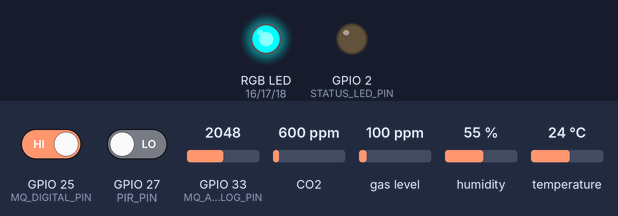
Bench run of a sketch on a simulated ESP32. Parts: an RGB LED mixed from three pins (HIGH = lit), output pins drawn as LEDs (lit = HIGH). Inputs (shaded band) come from the test bench; at power-on: GPIO 25 (MQ_DIGITAL_PIN) HIGH, GPIO 27 (PIR_PIN) LOW, GPIO 33 (MQ_ANALOG_PIN) = 2048, CO2 600 ppm, gas level 100 ppm, humidity 55 %, temperature 24 °C (analog values on the 0–4095 scale). What the sketch prints to the serial monitor is not drawn.

Above: at 2.8 s.
2.9 s: GPIO 25 (MQ_DIGITAL_PIN) driven LOW
At 12.5 s:
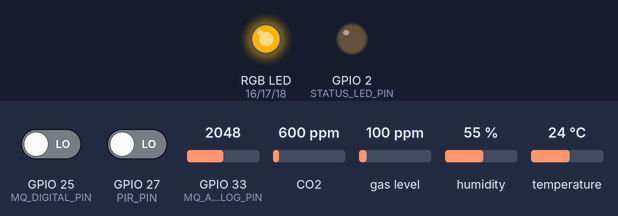
13.1 s: GPIO 25 (MQ_DIGITAL_PIN) driven HIGH
At 22.1 s:
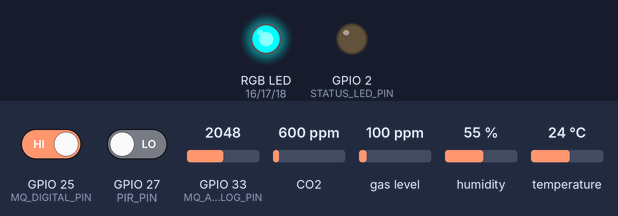
23.2 s: GPIO 27 (PIR_PIN) driven HIGH
At 32.8 s:
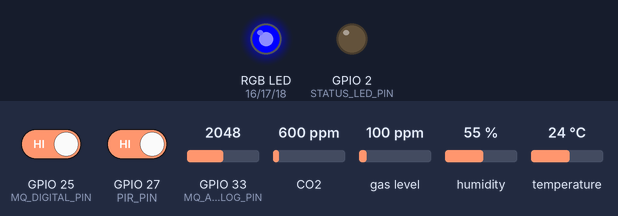
Timing chart, 0 to 34.3 s (numbered marks = the images above; inputs shaded):
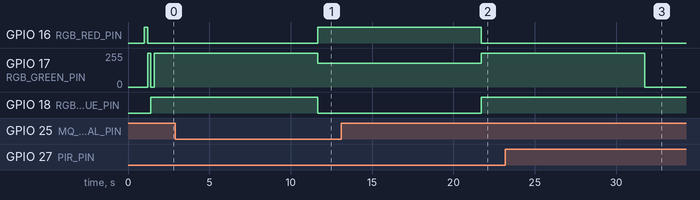

Measured:
- after the input at 2.9 s, GPIO 16 (RGB_RED_PIN): LOW → HIGH after 8.8 s; GPIO 17 (RGB_GREEN_PIN): 255/255 → 179/255 after 8.8 s; GPIO 18 (RGB_BLUE_PIN): HIGH → LOW after 8.8 s
- after the input at 13.1 s, GPIO 16 (RGB_RED_PIN): HIGH → LOW after 8.6 s; GPIO 17 (RGB_GREEN_PIN): 179/255 → 255/255 after 8.6 s; GPIO 18 (RGB_BLUE_PIN): LOW → HIGH after 8.6 s
- after the input at 23.2 s, GPIO 17 (RGB_GREEN_PIN): 255/255 → 0/255 after 8.6 s

The sketch:

t_series.ino
```cpp
#include <Arduino.h>
#include <WiFi.h>
#include <HTTPClient.h>
#include <Wire.h>
#include <DHT.h>
#include <Adafruit_SGP30.h>

#if __has_include("config.h")
#include "config.h"
#define SMART_HOME_HAS_CONFIG 1
#else
#define SMART_HOME_HAS_CONFIG 0
#define WIFI_SSID ""
#define WIFI_PASSWORD ""
#define API_URL ""
#define DEVICE_API_TOKEN ""
#define DEVICE_ID "t-series-001"
#endif

#ifndef DEVICE_ID
#define DEVICE_ID "t-series-001"
#endif

const char *SERIES_KEY = "t_series";
const char *FIRMWARE_VERSION = "0.2.0";

constexpr uint8_t DHT_PIN = 4;
constexpr uint8_t DHT_TYPE = DHT22;
constexpr uint8_t I2C_SDA_PIN = 21;
constexpr uint8_t I2C_SCL_PIN = 22;
constexpr uint8_t MQ_ANALOG_PIN = 33;
constexpr uint8_t MQ_DIGITAL_PIN = 25;
constexpr uint8_t PIR_PIN = 27;
constexpr uint8_t RGB_RED_PIN = 16;
constexpr uint8_t RGB_GREEN_PIN = 17;
constexpr uint8_t RGB_BLUE_PIN = 18;
constexpr bool RGB_COMMON_ANODE = false;
constexpr uint8_t RED_CHANNEL = 0;
constexpr uint8_t GREEN_CHANNEL = 1;
constexpr uint8_t BLUE_CHANNEL = 2;
constexpr uint32_t PWM_FREQUENCY = 5000;
constexpr uint8_t PWM_RESOLUTION = 8;
constexpr uint8_t STATUS_LED_PIN = 2;
constexpr float ADC_MAX = 4095.0;
constexpr float ESP32_ADC_VOLTAGE = 3.3;
constexpr int MQ_ANALOG_DISCONNECTED_RAW = 0;
constexpr unsigned long SEND_INTERVAL_MS = 10000;
constexpr unsigned long WIFI_CONNECT_TIMEOUT_MS = 15000;
constexpr unsigned long PIR_SAMPLE_INTERVAL_MS = 20;

DHT dht(DHT_PIN, DHT_TYPE);
Adafruit_SGP30 sgp30;
bool sgp30Available = false;
bool motionLatched = false;
unsigned long lastSendAt = 0;
unsigned long lastPirSampleAt = 0;

uint8_t ledValue(uint8_t value) {
  return RGB_COMMON_ANODE ? 255 - value : value;
}

void setRgb(uint8_t red, uint8_t green, uint8_t blue) {
#if defined(ESP_ARDUINO_VERSION_MAJOR) && ESP_ARDUINO_VERSION_MAJOR >= 3
  ledcWrite(RGB_RED_PIN, ledValue(red));
  ledcWrite(RGB_GREEN_PIN, ledValue(green));
  ledcWrite(RGB_BLUE_PIN, ledValue(blue));
#else
  ledcWrite(RED_CHANNEL, ledValue(red));
  ledcWrite(GREEN_CHANNEL, ledValue(green));
  ledcWrite(BLUE_CHANNEL, ledValue(blue));
#endif
}

void setupRgb() {
#if defined(ESP_ARDUINO_VERSION_MAJOR) && ESP_ARDUINO_VERSION_MAJOR >= 3
  ledcAttach(RGB_RED_PIN, PWM_FREQUENCY, PWM_RESOLUTION);
  ledcAttach(RGB_GREEN_PIN, PWM_FREQUENCY, PWM_RESOLUTION);
  ledcAttach(RGB_BLUE_PIN, PWM_FREQUENCY, PWM_RESOLUTION);
#else
  ledcSetup(RED_CHANNEL, PWM_FREQUENCY, PWM_RESOLUTION);
  ledcSetup(GREEN_CHANNEL, PWM_FREQUENCY, PWM_RESOLUTION);
  ledcSetup(BLUE_CHANNEL, PWM_FREQUENCY, PWM_RESOLUTION);
  ledcAttachPin(RGB_RED_PIN, RED_CHANNEL);
  ledcAttachPin(RGB_GREEN_PIN, GREEN_CHANNEL);
  ledcAttachPin(RGB_BLUE_PIN, BLUE_CHANNEL);
#endif
}

void appendBool(String &json, const char *key, bool value) {
  json += "\"";
  json += key;
  json += "\":";
  json += value ? "true" : "false";
}

void appendNumberOrNull(String &json, const char *key, float value, uint8_t decimals = 2) {
  json += "\"";
  json += key;
  json += "\":";
  json += isnan(value) ? "null" : String(value, decimals);
}

float adcToVoltage(int raw) {
  return raw * ESP32_ADC_VOLTAGE / ADC_MAX;
}

void samplePir() {
  if (digitalRead(PIR_PIN) == HIGH) {
    motionLatched = true;
  }
}

void waitAndSamplePir(unsigned long durationMs) {
  const unsigned long startedAt = millis();
  while (millis() - startedAt < durationMs) {
    if (millis() - lastPirSampleAt >= PIR_SAMPLE_INTERVAL_MS) {
      samplePir();
      lastPirSampleAt = millis();
    }
    delay(1);
  }
}

bool connectWiFi() {
  if (!SMART_HOME_HAS_CONFIG || strlen(WIFI_SSID) == 0) {
    return false;
  }

  if (WiFi.status() == WL_CONNECTED) {
    return true;
  }

  setRgb(0, 0, 255);
  WiFi.mode(WIFI_STA);
  WiFi.begin(WIFI_SSID, WIFI_PASSWORD);

  const unsigned long startedAt = millis();
  while (WiFi.status() != WL_CONNECTED && millis() - startedAt < WIFI_CONNECT_TIMEOUT_MS) {
    digitalWrite(STATUS_LED_PIN, !digitalRead(STATUS_LED_PIN));
    delay(300);
    samplePir();
  }

  digitalWrite(STATUS_LED_PIN, WiFi.status() == WL_CONNECTED ? HIGH : LOW);
  return WiFi.status() == WL_CONNECTED;
}

String rgbStatusFor(bool gasDetected, bool sensorError, bool motionDetected, bool networkOk, bool uploadOk) {
  if (gasDetected) {
    setRgb(255, 180, 0);
    return "yellow_gas_warning";
  }

  if (sensorError) {
    setRgb(180, 0, 255);
    return "purple_sensor_error";
  }

  if (motionDetected) {
    setRgb(0, 0, 255);
    return "blue_motion_detected";
  }

  if (!networkOk) {
    setRgb(0, 255, 255);
    return "cyan_network_offline";
  }

  if (!uploadOk) {
    setRgb(255, 255, 255);
    return "white_backend_error";
  }

  setRgb(0, 255, 0);
  return "green_normal";
}

bool postPayload(const String &payload) {
  if (!connectWiFi() || strlen(API_URL) == 0) {
    return false;
  }

  HTTPClient http;
  http.begin(API_URL);
  http.addHeader("Content-Type", "application/json");
  http.addHeader("x-device-token", DEVICE_API_TOKEN);
  const int statusCode = http.POST(payload);
  Serial.printf("POST status: %d\n", statusCode);
  Serial.println(http.getString());
  http.end();
  return statusCode >= 200 && statusCode < 300;
}

void sendReading() {
  const float humidity = dht.readHumidity();
  const float temperature = dht.readTemperature();
  const float heatIndex = dht.computeHeatIndex(temperature, humidity, false);
  const bool dhtOk = !isnan(humidity) && !isnan(temperature);

  const int mqRaw = analogRead(MQ_ANALOG_PIN);
  const float mqVoltage = adcToVoltage(mqRaw);
  const int mqDo = digitalRead(MQ_DIGITAL_PIN);
  const bool mqAnalogOk = mqRaw != MQ_ANALOG_DISCONNECTED_RAW;
  const bool gasDetected = mqDo == LOW;

  samplePir();
  const int pirLevel = digitalRead(PIR_PIN);
  const bool motionDetected = motionLatched || pirLevel == HIGH;

  uint16_t eco2Ppm = 0;
  uint16_t tvocPpb = 0;
  const bool sgp30Ok = sgp30Available && sgp30.IAQmeasure();
  if (sgp30Ok) {
    eco2Ppm = sgp30.eCO2;
    tvocPpb = sgp30.TVOC;
  }

  setRgb(0, 0, 255);
  const bool networkOk = WiFi.status() == WL_CONNECTED || connectWiFi();
  const bool sensorError = !dhtOk || !sgp30Ok || !mqAnalogOk;
  const String preStatus = rgbStatusFor(gasDetected, sensorError, motionDetected, networkOk, true);

  String json = "{\"values\":{";
  appendBool(json, "dht_ok", dhtOk);
  json += ",";
  appendNumberOrNull(json, "temperature_c", dhtOk ? temperature : NAN);
  json += ",";
  appendNumberOrNull(json, "humidity_percent", dhtOk ? humidity : NAN);
  json += ",";
  appendNumberOrNull(json, "heat_index_c", dhtOk ? heatIndex : NAN);
  json += ",";
  appendBool(json, "sgp30_ok", sgp30Ok);
  json += ",\"eco2_ppm\":";
  json += sgp30Ok ? String(eco2Ppm) : "null";
  json += ",\"tvoc_ppb\":";
  json += sgp30Ok ? String(tvocPpb) : "null";
  json += ",\"mq_raw\":";
  json += mqRaw;
  json += ",\"mq_voltage\":";
  json += String(mqVoltage, 3);
  json += ",";
  appendBool(json, "mq_analog_ok", mqAnalogOk);
  json += ",\"mq_do\":";
  json += mqDo;
  json += ",";
  appendBool(json, "gas_detected", gasDetected);
  json += ",\"pir_level\":";
  json += pirLevel;
  json += ",";
  appendBool(json, "motion_detected", motionDetected);
  json += ",";
  appendBool(json, "motion_latched", motionLatched);
  json += ",\"wifi_rssi\":";
  json += WiFi.status() == WL_CONNECTED ? String(WiFi.RSSI()) : "null";
  json += ",";
  appendBool(json, "network_ok", networkOk);
  json += ",\"rgb_status\":\"";
  json += preStatus;
  json += "\"},\"metadata\":{\"series_key\":\"";
  json += SERIES_KEY;
  json += "\",\"device_id\":\"";
  json += DEVICE_ID;
  json += "\",\"board\":\"esp32_d0wd_v3\",\"firmware_version\":\"";
  json += FIRMWARE_VERSION;
  json += "\",\"transport\":\"http\",\"source\":\"firmware\"}}";

  Serial.println(json);
  const bool uploadOk = postPayload(json);
  const String finalStatus = rgbStatusFor(gasDetected, sensorError, motionDetected, networkOk, uploadOk);
  Serial.printf("rgb_status=%s, network_ok=%s, upload_ok=%s\n", finalStatus.c_str(), networkOk ? "true" : "false", uploadOk ? "true" : "false");

  motionLatched = digitalRead(PIR_PIN) == HIGH;
}

void setup() {
  Serial.begin(115200);
  delay(1000);

  pinMode(STATUS_LED_PIN, OUTPUT);
  setupRgb();
  setRgb(255, 0, 0);
  delay(200);
  setRgb(0, 255, 0);
  delay(200);
  setRgb(0, 0, 255);
  delay(200);
  setRgb(0, 0, 0);

  pinMode(MQ_DIGITAL_PIN, INPUT);
  pinMode(PIR_PIN, INPUT);
  lastPirSampleAt = millis();
  analogReadResolution(12);
  analogSetPinAttenuation(MQ_ANALOG_PIN, ADC_11db);

  dht.begin();
  Wire.begin(I2C_SDA_PIN, I2C_SCL_PIN);
  sgp30Available = sgp30.begin();

  Serial.println();
  Serial.println("T series firmware");
  Serial.printf("Series: %s, device: %s, firmware: %s\n", SERIES_KEY, DEVICE_ID, FIRMWARE_VERSION);
  sendReading();
  lastSendAt = millis();
}

void loop() {
  if (millis() - lastSendAt >= SEND_INTERVAL_MS) {
    sendReading();
    lastSendAt = millis();
  }
  waitAndSamplePir(100);
}
```
